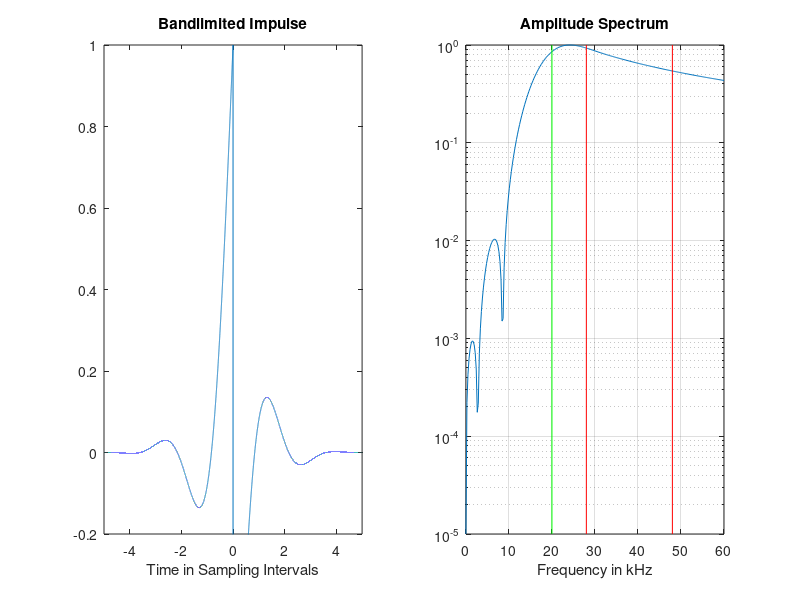

This chart was generated by the following MATLAB code:


fs = 48000;
fc = 18300;
rlen = 10;
ppiv = 4096;     %points per sampling interval
beta = 9.0;
apof = 0.9;
apobeta = 0.7;


pts = ppiv * rlen + 1;  %impulse length in points

x1 = 0:1:(pts-1);
x2 = rlen * 2 * (x1 - (pts-1)/2 + 0.00001)/(pts-1);
x3 = pi*fc/fs*x2;

h = sin(x3)./x3;
w = kaiser(pts, beta);
g = w.*h';

% apodization and normalization
aw = 1 - apof * kaiser(pts, apobeta);
g = aw.*g;
g = g/max(g);

csvwrite('bandlimited_step_function_48000.dat',g);

%g(501) = 0;
%h = zeros(1001,1);
%h(1) = g(1);
for ii = 2:pts
    g(ii) = g(ii-1) + g(ii);
end

for ii = ceil(pts/2):pts
    g(ii) = g(ii) - g(pts);
end

g = g/max(g);
csvwrite('bandlimited_saw_difference_48000.dat',g);
% Plot

figure(1);
subplot(1,2,1);
plot(x2/2,g);
axis([-rlen/2 rlen/2 -0.2 1.0001]); xlabel('Time in Sampling Intervals'); title('Bandlimited Impulse'); subplot(1,2,2);

zpad = 20;
g2 = [g ; zeros((zpad-1)*pts,1)];
wspec = abs(fft(g2));
wspec = max(wspec/max(wspec), 0.00001);
fmax = 60000;
rng = round(rlen*zpad*fmax/fs);
xidx = 0:1:rng; semilogy(fmax/1000*xidx/rng,wspec(1:(rng+1))); xlabel('Frequency in kHz');
title('Amplitude Spectrum');
grid;

% markers at 20 kHz, fs-20 kHz and fs
hold;
plot([20 20], [0.00001 1], 'g'); plot([fs/1000-20 fs/1000-20], [0.00001 1], 'r'); plot([fs/1000 fs/1000], [0.00001 1], 'r');
hold off;

%}
